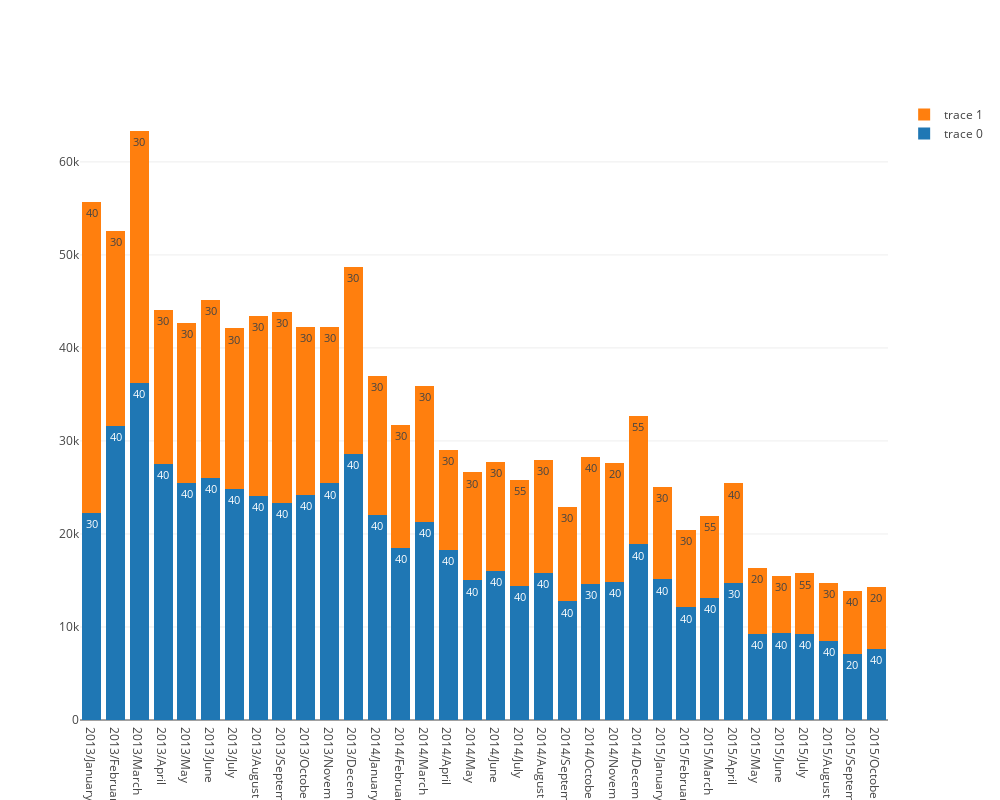

The notebook cell this image was saved under:
### Code cell
df = train_clean.pivot_table(index=['item_category_id'],
                       columns=['date_block_num'], values=['item_cnt_day'], aggfunc='sum', fill_value=0)

df.columns = df.columns.droplevel(0)

months = train_clean['date_block_num'].nunique()

for month in range(months):
    
    if month == 0:
        aux = df[[month]].reset_index()
        
        norm_sum = aux[month].sum() / 100
        
        aux = aux.nlargest(n=n_max, columns=[month])#.sort_values(by=month, ascending=True)
        aux.index = pd.RangeIndex(len(aux.index))
        
        df_n = aux.nlargest(n=n_max, columns=[month]).sort_values(by=month, ascending=True)

        df_n[str(month)+'_%'] = df_n.loc[:, month] / norm_sum
       
    else:
        aux = df[[month]].reset_index()
        
        norm_sum = aux[month].sum() / 100
        
        aux = aux.nlargest(n=n_max, columns=[month]).sort_values(by=month, ascending=True)
        aux.index = pd.RangeIndex(len(aux.index))
        
        df_n[['item_category_id_'+str(month), month]] = aux.nlargest(n=n_max, columns=[month]).sort_values(by=month, ascending=True) 
        
        df_n[str(month)+'_%'] = df_n.loc[:, month] / norm_sum     
        
data = df_n.values.reshape((n_max, months, 3))

a = pd.date_range(start='1/2013', periods=months, freq='M')

date = [ str(a.year[month]) + '/' + str(a.month_name()[month]) for month in range(months)]

trace = [ 
            go.Bar(
                x=date,
                y=data[i, :, 1],
                text=data[i, :, 0],
                textposition = 'auto',        
            )
    
        for i in range(n_max)]

layout = go.Layout(
                    barmode='stack',
                    width=1000,
                    height=800,
         )

fig = go.Figure(data=trace, layout=layout)

iplot(fig, filename='stacked-bar')

### Figure 1 — Plotly figure (JSON) as saved in the notebook; plotly's stock layout.template omitted (floating-point values rounded to 4 significant figures)
{"data": [{"text": [30, 40, 40, 40, 40, 40, 40, 40, 40, 40, 40, 40, 40, 40, 40, 40, 40, 40, 40, 40, 40, 30, 40, 40, 40, 40, 40, 30, 40, 40, 40, 40, 20, 40], "textposition": "auto", "type": "bar", "uid": "f2194cfe-ba9b-449b-b7ec-679bf32cfb8e", "x": ["2013/January", "2013/February", "2013/March", "2013/April", "2013/May", "2013/June", "2013/July", "2013/August", "2013/September", "2013/October", "2013/November", "2013/December", "2014/January", "2014/February", "2014/March", "2014/April", "2014/May", "2014/June", "2014/July", "2014/August", "2014/September", "2014/October", "2014/November", "2014/December", "2015/January", "2015/February", "2015/March", "2015/April", "2015/May", "2015/June", "2015/July", "2015/August", "2015/September", "2015/October"], "y": [22216, 31649, 36277, 27525, 25470, 25992, 24806, 24130, 23348, 24173, 25433, 28598, 22065, 18467, 21266, 18320, 15005, 16064, 14452, 15821, 12748, 14655, 14815, 18876, 15109, 12100, 13084, 14751, 9208, 9304, 9283, 8513, 7107, 7680]}, {"text": [40, 30, 30, 30, 30, 30, 30, 30, 30, 30, 30, 30, 30, 30, 30, 30, 30, 30, 55, 30, 30, 40, 20, 55, 30, 30, 55, 40, 20, 30, 55, 30, 40, 20], "textposition": "auto", "type": "bar", "uid": "5ec53d6e-a009-4bbb-a34e-613993297ec1", "x": ["2013/January", "2013/February", "2013/March", "2013/April", "2013/May", "2013/June", "2013/July", "2013/August", "2013/September", "2013/October", "2013/November", "2013/December", "2014/January", "2014/February", "2014/March", "2014/April", "2014/May", "2014/June", "2014/July", "2014/August", "2014/September", "2014/October", "2014/November", "2014/December", "2015/January", "2015/February", "2015/March", "2015/April", "2015/May", "2015/June", "2015/July", "2015/August", "2015/September", "2015/October"], "y": [33489, 20966, 27045, 16548, 17223, 19146, 17285, 19340, 20513, 18049, 16794, 20088, 14883, 13204, 14632, 10755, 11604, 11645, 11371, 12142, 10130, 13639, 12834, 13786, 9912, 8288, 8881, 10683, 7130, 6202, 6474, 6222, 6779, 6596]}], "layout": {"barmode": "stack", "height": 800, "width": 1000}}
